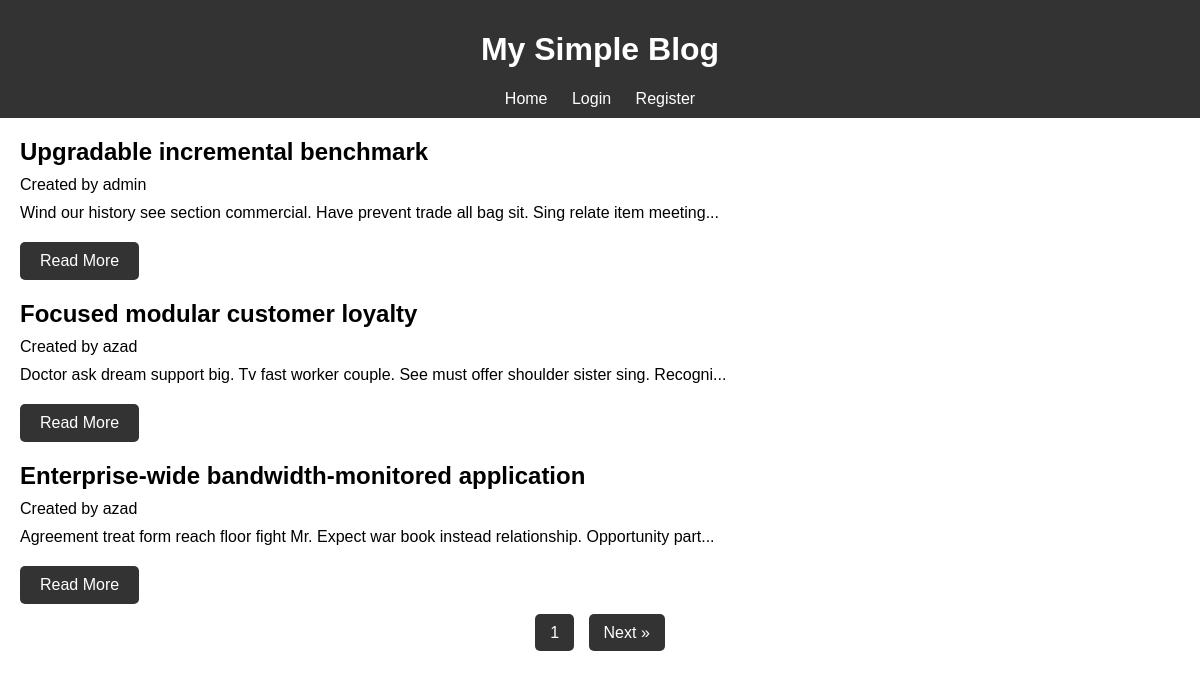
Before: / with the older database file.
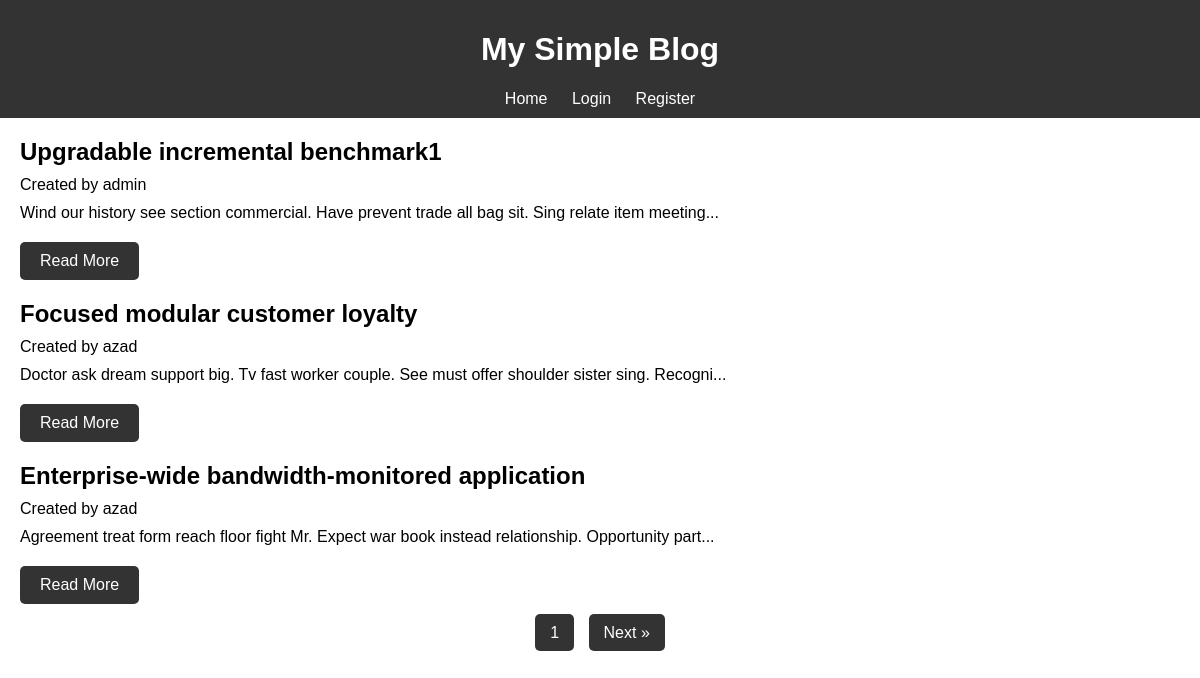
After: the same page with the newer database file.
### post/models.py (models this page shows, shortened)
class Post(models.Model):
    title = models.CharField(max_length=200 , unique=True)
    content = models.TextField()
    created_at = models.DateField(auto_now_add=True)
    created_by = models.ForeignKey(CustomUser , on_delete=models.CASCADE)

### users/models.py (models this page shows, shortened)
class CustomUser(AbstractUser):
    username = models.CharField('username',max_length=150,unique=True)
    USERNAME_FIELD = 'username'
    REQUIRED_FIELDS = []
    objects = CustomUserManager()

### home/views.py (the view)
# urls.py: path('' , IndexView.as_view(),  name='index'),
class IndexView(View):
    template = 'index.html'
    def get(self, request: HttpRequest):
        posts = Post.objects.all().order_by('-pk')
        paginator = Paginator(posts , 3)
        page = request.GET.get('page','1')
        page_obj  = paginator.get_page(page)
        return render(request , self.template , context={'blogs':posts , 'page_obj':page_obj})

### post/templatetags/custom_filters.py (called while the page is built)
@register.filter
def truncate_with_dots(value, max_length=100):
    if len(value) > max_length:
        return value[:max_length - 3] + '...'
    return value

### home/templates/index.html (shortened to what this page needs)
{% extends 'base.html' %}
{% load custom_filters %}
{% block content %}
    {% if blogs %}
    <div id="blog-posts">
        {% for post in page_obj %}
        <article>
            <h2>{{ post.title }}</h2>
            <p>Created by {{post.created_by.username}}</p>
            <p>{{ post.content|truncate_with_dots:100 }}</p>
            <a href="{% url 'post_detail' post.pk %}" class="button">Read More</a>
        </article>
        {% endfor %}
        <div class="pagination">
            <a href="#">{{ page_obj.number }}</a>
            {% if page_obj.has_next %}
            <a href="?page={{ page_obj.next_page_number }}">Next »</a>
            {% endif %}
        </div>
    </div>
    {% else %}
    <div id="no-blogs">
        <p>No blog posts available at the moment. Please check back later.</p>
    </div>
    {% endif %}
{% endblock %}

Changed rows visible on the page:
changed Post "admin": title "Upgradable incremental benchmark" → "Upgradable incremental benchmark1"
